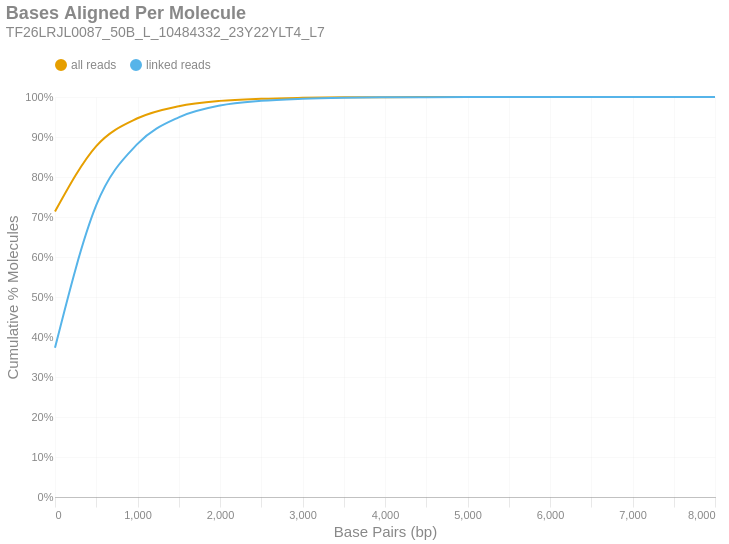

The notebook cell this image was saved under:
### Markdown cell above
### Bases Aligned Per Molecule
This is a cumulative frequency distribution showing the number of base pairs aligned per unique molecule. These data are shown in 500 bp bins. There are two distributions: one with `all reads` (yellow) and another with only `linked reads` (blue). The percent of molecules in the `linked reads` distribution is relative to the total number of linked molecules.

### Code cell
if SKIPLR:
    print_html(f"Skipped")
else:
    binned_df = consolidated_hist(valids['aligned_bp'], mask, 500, True)
    with SafeRender(binned_df):
        (
            density_plot(binned_df, 'Bases Aligned Per Molecule', samplename, 'basesper')
            .encode(
                x=alt.X('bin:Q', title="Base Pairs (bp)").axis(tickMinStep=500).scale(padding=0),
                y=alt.Y('value:Q', title='Cumulative % Molecules')
                    .axis(format='%')
                    .scale(domain = [0,1])
                    .stack(False),
                color=alt.Color("key:N").scale(domain = ["all reads", "linked reads"]),
                tooltip = [
                    alt.Tooltip("key:N", title = "Data Type"),
                    alt.Tooltip("range_label:N", title="Bases Aligned Per Molecule"),
                    alt.Tooltip("value:Q", format = ".2%", title="% Molecules (Cum.)")
                ]
            )
        ).display()

### Figure 1 — Vega-Lite specification as saved in the notebook (floating-point values rounded to 4 significant figures)
{"width": "container", "height": 400, "config": {"title": {"anchor": "start", "dy": -15, "fontSize": 18, "color": "#888888", "subtitleColor": "#888888", "subtitleFontSize": 14}, "arc": {"fill": "#0072B2"}, "axis": {"domainColor": "#888888", "domainWidth": 0.5, "gridWidth": 0.2, "grid": false, "titleFontWeight": 400, "titleFontSize": 15, "labelFontSize": 11, "labelColor": "#888888", "tickColor": "#888888", "tickWidth": 0.2, "titleColor": "#888888"}, "axisBand": {"grid": false}, "axisX": {"grid": true, "tickSize": 10, "domainCap": "round"}, "axisY": {"domain": false, "grid": true, "tickSize": 0, "domainCap": "round"}, "background": "transparent", "header": {"labelFontSize": 15, "labelColor": "#888888", "titleFontSize": 15, "titleFontWeight": 600, "titleColor": "#888888"}, "legend": {"labelFont": "sans-serif", "labelFontSize": 12, "labelColor": "#888888", "symbolSize": 100, "symbolType": "circle", "titleFontSize": 12, "titlePadding": 10, "titleColor": "#888888", "title": null, "orient": "top"}, "range": {"category": ["#E69F00", "#56B4E9", "#009E73", "#F0E442", "#0072B2", "#D55E00", "#CC79A7", "#000000"], "diverging": ["#cfe8f3", "#a2d4ec", "#73bfe2", "#46abdb", "#1696d2", "#12719e"]}, "area": {"fill": "#0072B2", "fillOpacity": 0.7, "line": true, "strokeOpacity": 0.7}, "line": {"color": "#0072B2", "stroke": "#0072B2", "strokeWidth": 2}, "trail": {"color": "#0072B2", "stroke": "#0072B2", "strokeWidth": 0, "size": 1}, "point": {"filled": true, "fillOpacity": 1.0, "size": 95}, "text": {"color": "#888888", "fontSize": 11, "align": "right", "fontWeight": 400, "size": 11}, "bar": {"fill": "#0072B2", "stroke": null}, "view": {"stroke": null, "continuousWidth": 660, "continuousHeight": 400}}, "data": {"name": "data-0a07d24a4f6e7267567cbe7bcf790a86"}, "mark": {"type": "line", "interpolate": "monotone", "point": {"opacity": 0, "size": 275}}, "encoding": {"color": {"field": "key", "scale": {"domain": ["all reads", "linked reads"]}, "type": "nominal"}, "tooltip": [{"field": "key", "title": "Data Type", "type": "nominal"}, {"field": "range_label", "title": "Bases Aligned Per Molecule", "type": "nominal"}, {"field": "value", "format": ".2%", "title": "% Molecules (Cum.)", "type": "quantitative"}], "x": {"axis": {"tickMinStep": 500}, "field": "bin", "scale": {"padding": 0}, "title": "Base Pairs (bp)", "type": "quantitative"}, "y": {"axis": {"format": "%"}, "field": "value", "scale": {"domain": [0, 1]}, "stack": false, "title": "Cumulative % Molecules", "type": "quantitative"}}, "params": [{"name": "param_c36ac31b6afebe62", "select": {"type": "point", "fields": ["key"]}, "bind": "legend"}], "title": {"text": "Bases Aligned Per Molecule", "subtitle": "TF26LRJL0087_50B_L_10484332_23Y22YLT4_L7"}, "transform": [{"fold": ["all reads (cumsum)", "linked reads (cumsum)"]}, {"calculate": "replace(datum.key, ' (cumsum)', '')", "as": "key"}, {"filter": {"param": "param_c36ac31b6afebe62"}}], "usermeta": {"embedOptions": {"downloadFileName": "TF26LRJL0087_50B_L_10484332_23Y22YLT4_L7.basesper"}}, "$schema": "https://vega.github.io/schema/vega-lite/v6.4.1.json", "datasets": {"data-0a07d24a4f6e7267567cbe7bcf790a86": [{"bin": "0.0", "interval": "0.0-500.0", "all reads": 0.7135, "linked reads": 0.3729, "all reads (cumsum)": 0.7135, "linked reads (cumsum)": 0.3729, "range_label": "0-499"}, {"bin": "500.0", "interval": "500.0-1000.0", "all reads": 0.1637, "linked reads": 0.3565, "all reads (cumsum)": 0.8773, "linked reads (cumsum)": 0.7294, "range_label": "500-999"}, {"bin": "1000.0", "interval": "1000.0-1500.0", "all reads": 0.06956, "linked reads": 0.1532, "all reads (cumsum)": 0.9468, "linked reads (cumsum)": 0.8827, "range_label": "1000-1499"}, {"bin": "1500.0", "interval": "1500.0-2000.0", "all reads": 0.03019, "linked reads": 0.06659, "all reads (cumsum)": 0.977, "linked reads (cumsum)": 0.9493, "range_label": "1500-1999"}, {"bin": "2000.0", "interval": "2000.0-2500.0", "all reads": 0.01331, "linked reads": 0.02938, "all reads (cumsum)": 0.9903, "linked reads (cumsum)": 0.9786, "range_label": "2000-2499"}, {"bin": "2500.0", "interval": "2500.0-3000.0", "all reads": 0.005341, "linked reads": 0.01179, "all reads (cumsum)": 0.9957, "linked reads (cumsum)": 0.9904, "range_label": "2500-2999"}, {"bin": "3000.0", "interval": "3000.0-3500.0", "all reads": 0.002332, "linked reads": 0.005146, "all reads (cumsum)": 0.998, "linked reads (cumsum)": 0.9956, "range_label": "3000-3499"}, {"bin": "3500.0", "interval": "3500.0-4000.0", "all reads": 0.001136, "linked reads": 0.002506, "all reads (cumsum)": 0.9991, "linked reads (cumsum)": 0.9981, "range_label": "3500-3999"}, {"bin": "4000.0", "interval": "4000.0-4500.0", "all reads": 0.0004874, "linked reads": 0.001075, "all reads (cumsum)": 0.9996, "linked reads (cumsum)": 0.9992, "range_label": "4000-4499"}, {"bin": "4500.0", "interval": "4500.0-5000.0", "all reads": 0.0002102, "linked reads": 0.0004637, "all reads (cumsum)": 0.9998, "linked reads (cumsum)": 0.9996, "range_label": "4500-4999"}, {"bin": "5000.0", "interval": "5000.0-5500.0", "all reads": 9.965e-05, "linked reads": 0.0002199, "all reads (cumsum)": 0.9999, "linked reads (cumsum)": 0.9998, "range_label": "5000-5499"}, {"bin": "5500.0", "interval": "5500.0-6000.0", "all reads": 4.28e-05, "linked reads": 9.444e-05, "all reads (cumsum)": 1.0, "linked reads (cumsum)": 0.9999, "range_label": "5500-5999"}, {"bin": "6000.0", "interval": "6000.0-6500.0", "all reads": 1.661e-05, "linked reads": 3.665e-05, "all reads (cumsum)": 1.0, "linked reads (cumsum)": 1.0, "range_label": "6000-6499"}, {"bin": "6500.0", "interval": "6500.0-7000.0", "all reads": 7.026e-06, "linked reads": 1.551e-05, "all reads (cumsum)": 1.0, "linked reads (cumsum)": 1.0, "range_label": "6500-6999"}, {"bin": "7000.0", "interval": "7000.0-7500.0", "all reads": 4.471e-06, "linked reads": 9.867e-06, "all reads (cumsum)": 1.0, "linked reads (cumsum)": 1.0, "range_label": "7000-7499"}, {"bin": "7500.0", "interval": "7500.0-8000.0", "all reads": 3.194e-06, "linked reads": 7.048e-06, "all reads (cumsum)": 1.0, "linked reads (cumsum)": 1.0, "range_label": "7500-7999"}, {"bin": "8000.0", "interval": "8000.0-8500.0", "all reads": 1.278e-06, "linked reads": 2.819e-06, "all reads (cumsum)": 1.0, "linked reads (cumsum)": 1.0, "range_label": "8000-8499"}]}}
